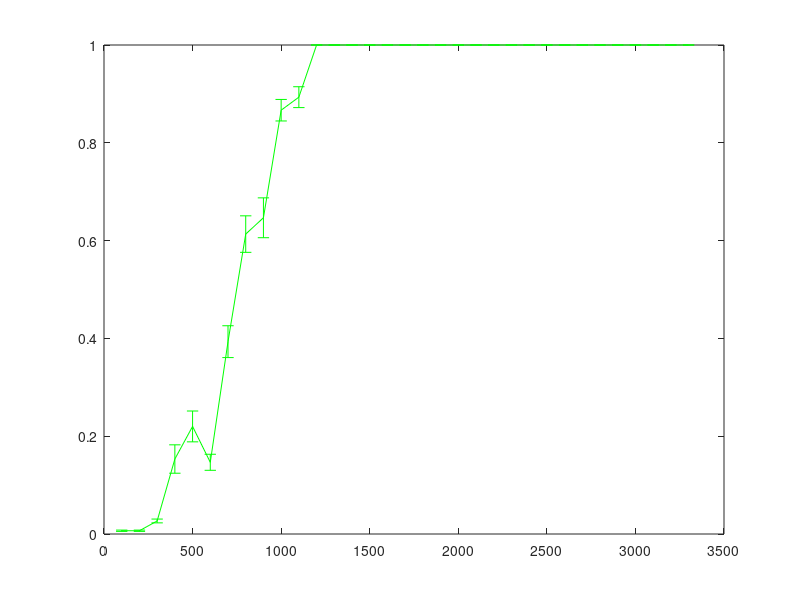

The MATLAB source for this figure: (Note: this script raises an error after producing the figure.)
close all
clear all

load data_BKR
figure(1)
errorbar(t,rew_total,std_total,'g');
hold on

clear all
load data_GP%data_approx_20features
figure(1)
errorbar(t,rew_total,std_total,'c:');

clear all
load data_BKR_CL
figure(1)
errorbar(t,rew_total,std_total,'-.');

clear all
load data_noapprox
figure(1)
errorbar(t,rew_total,std_total,'r--');
xlabel('episodes')
ylabel('Reward')
%legend('with BKR-Q learning','th approx<Nstate','tabular',0)
legend('with BKR-Q learning','with GP','BKR-CL','tabular',0)

% 
% set(figure(2),'Position',[100 100 800 550]);
% set(figure(2),'PaperOrientation','portrait','PaperSize',[8.5 6.0],'PaperPositionMode', 'auto', 'PaperType','<custom>');
% saveas(figure(2),'phage_bact_sim_controlled','pdf')